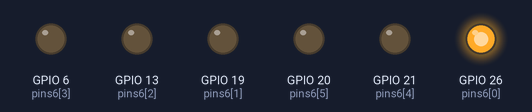
The program below on a simulated Raspberry Pi (BCM pin numbers). Parts: output pins drawn as LEDs (lit = HIGH).

Above: at 0.2 s.
At 1.2 s:
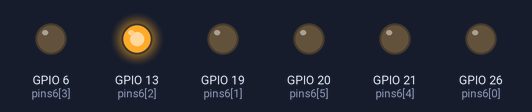
At 1.8 s:
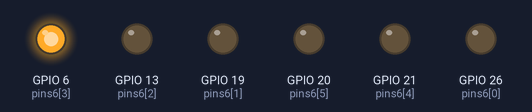
At 2.5 s:
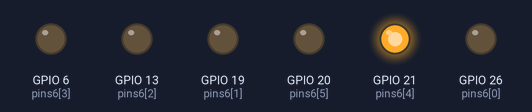
At 4.1 s:
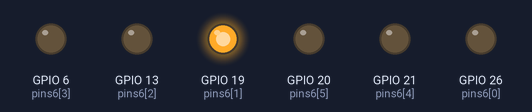
At 6.3 s:
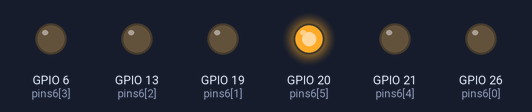
Timing chart, 0 to 8.8 s (numbered marks = the images above):
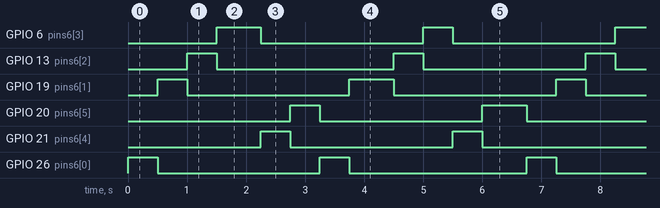

Measured:
- by itself, GPIO 6 (pins6[3]): repeats every 6.8 s: LOW 2.8 s, HIGH 0.50 s, LOW 2.8 s, HIGH 0.75 s
- by itself, GPIO 13 (pins6[2]): alternates HIGH for 0.50 s and LOW for 3.0 s
- by itself, GPIO 19 (pins6[1]), GPIO 20 (pins6[5]): repeats every 6.8 s: LOW 2.8 s, HIGH 0.75 s, LOW 2.8 s, HIGH 0.50 s
- by itself, GPIO 21 (pins6[4]), GPIO 26 (pins6[0]): alternates HIGH for 0.50 s and LOW for 2.8 s

The program:

lights-forth.py
```python
#! /usr/bin/env python3

import RPi.GPIO as GPIO
import time
from itertools import cycle
import sys
import mypins

GPIO.setmode(GPIO.BCM)

pins = mypins.pins6

GPIO.setup(pins, GPIO.OUT)
GPIO.output(pins, GPIO.LOW)

GPIO.setwarnings(False)

c = cycle(pins)
i = 1

try:
    for x in c:
        x = int(x)
        GPIO.output(x, GPIO.HIGH)
        ti = 0.75 if i % 4 == 0 else 0.5
        time.sleep(ti)
        GPIO.output(x, GPIO.LOW)
        i+=1

except KeyboardInterrupt:
    GPIO.output(pins, GPIO.LOW)
    sys.exit(0)
```

mypins.py
```python
pins6 = [26, 19, 13, 6, 21, 20]
```
